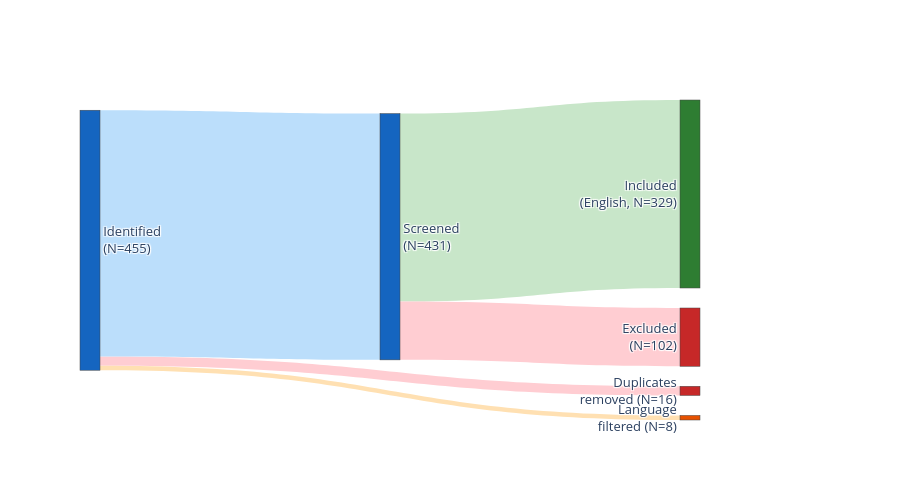

Write notebook code for a chart like this one.
### Code cell
# PRISMA Sankey — Identified flows to: Duplicates removed, Language removed, Screened
# Screened flows to: Included, Excluded
from scripts.utils import save_figure

node_labels = [
    f"Identified<br>(N={n_identified})",
    f"Duplicates<br>removed (N={n_dedup})",
    f"Language<br>filtered (N={n_lang_removed})",
    f"Screened<br>(N={n_screened})",
    f"Included<br>(English, N={n_included})",
    f"Excluded<br>(N={n_excluded})",
]
node_colors = ["#1565C0", "#C62828", "#E65100", "#1565C0", "#2E7D32", "#C62828"]

# 0=Identified, 1=Duplicates, 2=Language removed, 3=Screened, 4=Included, 5=Excluded
src = [0,       0,                0,              3,          3        ]
tgt = [1,       2,                3,              4,          5        ]
val = [n_dedup, n_lang_removed,   n_screened,     n_included, n_excluded]
lbl = [str(v) for v in val]
clr = ["#FFCDD2", "#FFE0B2", "#BBDEFB", "#C8E6C9", "#FFCDD2"]

fig_prisma = go.Figure(go.Sankey(
    arrangement="snap",
    node=dict(label=node_labels, color=node_colors, pad=20, thickness=20),
    link=dict(source=src, target=tgt, value=val, label=lbl, color=clr,
              hovertemplate="%{source.label} → %{target.label}<br>N=%{value}<extra></extra>"),
))
fig_prisma.update_layout(
    #title_text="PRISMA Funnel — SLM Anti-Cheat Study",
    font_size=13,
    height=500,
    margin=dict(r=200),
)
fig_prisma.show()
save_figure(fig_prisma, "00_prisma_sankey")

### Figure 1 — Plotly figure (JSON) as saved in the notebook; plotly's stock layout.template omitted (floating-point values rounded to 4 significant figures)
{"data": [{"arrangement": "snap", "link": {"color": ["#FFCDD2", "#FFE0B2", "#BBDEFB", "#C8E6C9", "#FFCDD2"], "hovertemplate": "%{source.label} → %{target.label}<br>N=%{value}<extra></extra>", "label": ["16", "8", "431", "329", "102"], "source": [0, 0, 0, 3, 3], "target": [1, 2, 3, 4, 5], "value": [16, 8, 431, 329, 102]}, "node": {"color": ["#1565C0", "#C62828", "#E65100", "#1565C0", "#2E7D32", "#C62828"], "label": ["Identified<br>(N=455)", "Duplicates<br>removed (N=16)", "Language<br>filtered (N=8)", "Screened<br>(N=431)", "Included<br>(English, N=329)", "Excluded<br>(N=102)"], "pad": 20, "thickness": 20}, "type": "sankey"}], "layout": {"font": {"size": 13}, "height": 500, "margin": {"r": 200}}}
